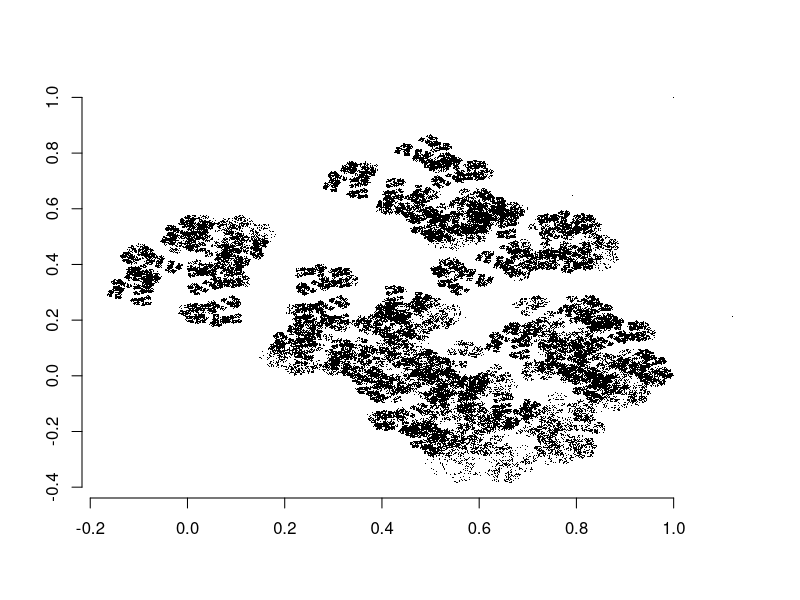

R code for this plot:
# With some rotations - Random Iteration Method
# Koche Snowflake
#-----------------------------------------
#-----------------------------------------
# IFS:
# f_i(x) = \lambda_i R_i*x + v_i, i = 1, ..., 7
# 
# Setup 
#-----------------------------------------
N <- 100000  # Number of iterations

# scale
lambda <- list(1/3, 1/3, 1/3, 1/3, sqrt(3)/3, 1/3, 1/3)

# rotation angles
theta <- list(-2*pi/3, pi/3, 0, -pi/3, pi/6, pi, 0)  

# rotation matrices 
R <- list()
for(i in 1:length(theta)){
  R[[i]] <- matrix(data=c(cos(theta[[i]]), sin(theta[[i]]), -sin(theta[[i]]), cos(theta[[i]])), nrow = 2, ncol = 2, byrow = TRUE)
}

# shifts 
V <- list(c(1/6, sqrt(3)/6), c(1/6, sqrt(3)/6), c(1/3, sqrt(3)/3), c(2/3, sqrt(3)/6), c(1/3, 0), c(2/3, 0), c(2/3, 0)) 

# the ifs, FF(i, x) = f_i(x)
FF <- function(i, input_vector){
  output_vector <- c(unlist(lambda[[force(i)]])*unlist(R[[force(i)]])%*%input_vector + unlist(V[[force(i)]]))
  return(output_vector)}

# Decisions for which function to use in each iteration 
# P(v_i) = 1/8 for 1 = 1, ..., 8
D <- sample(c(1,2,3,4,5,6,7),N,replace = TRUE)

X <- list() # A list to holMd the points of the gasket

# Starting point
x_0 <- 1
y_0 <- 1
X[[1]] <- c(x_0,y_0)

# Apply the functions, in the order of D, to (x_0, y_0)
for(n in 2:N){
  X[[n]] <- FF(unlist(D[[n-1]]), unlist(X[[n-1]]))
}

# Prepare for plotting
M<- c(x_0,y_0)
for(i in 2:N){
  M <- rbind(M,X[[i]])  
}

# Plot the points
plot(x=M[,1],y=M[,2],
     xlab ="",ylab="",pch='.',frame.plot=FALSE)
